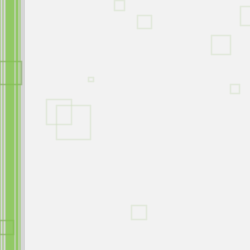
Frame 1 (no input)
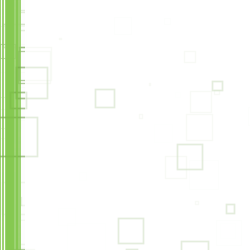
Frame 60 (the mouse pressed at the canvas centre just before this capture)
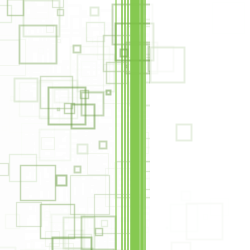
Frame 120 (the mouse held since frame 60 and released just before this capture)

The Processing sketch that drew these frames (run headless with seeded random() and noise(); from frame 60 on, the mouse is pressed at the canvas centre):

// Processing sketch: processing_25613
// ── processing_25613.pde

float qx = 0;
float wx = 0;
float ex = 0;
float rx = 0;
float tx = 0;
float yx = 0;
float ux = 0;
float ix = 0;
float ox = 0;
float px = 0;
float ax = 0;
float sx = 0;
float dx = 0;

void setup(){
size(250, 250);
smooth();

frameRate(60);

}

void draw(){
rectMode(CORNER);
  fill(255, 50);
  noStroke();
  noCursor();
 ////////////////////////////////////
 rect(0,0, height, width);
 
 sx = random(1,1);


 noFill();
 strokeWeight(random(1,2));
 
 stroke(#5F9335, random(100, 150));
 rectMode(CENTER);

  qx = random(1, 40);
  wx = random(1, 40);
  ex = random(1, 40);
  rx = random(1, 40);
  tx = random(1, 40);
  yx = random(1, 40);
  ux = random(1, 40);
  ix = random(1, 40);
  ox = random(1, 40);
  px = random(1, 40);
  ax = random(1, 40);
  sx = random(1, 40);
  dx = random(1, 40);
  
 
rect(random(1, 300), random(1, 300), qx, qx);
rect(random(1, 300), random(1, 300), wx, wx);
rect(random(1, 300), random(1, 300), ex, ex);
rect(random(1, 300), random(1, 300), rx, rx);
rect(random(1, 300), random(1, 300), tx, tx);
rect(random(1, 300), random(1, 300), yx, yx);
rect(random(1, 300), random(1, 300), ux, ux);
rect(random(1, 300), random(1, 300), ix, ix);
rect(random(1, 300), random(1, 300), ox, ox);
rect(random(1, 300), random(1, 300), px, px);
rect(random(1, 300), random(1, 300), ax, ax);
rect(random(1, 300), random(1, 300), sx, sx);
rect(random(1, 300), random(1, 300), dx, dx);

noStroke();
fill(#FFFFFF,175);
rect(mouseX+150, 125, 250, 250);

fill(#80C648,200);
rect(mouseX, 125, 1, 250);
rect(mouseX-3, 125, 1, 250);
rect(mouseX-9, 125, .5, 250);
rect(mouseX+3, 125, 1, 250);
rect(mouseX+17, 125, 3, 250);
rect(mouseX+20, 125, 1, 250);
rect(mouseX+10, 125, 9, 250);




}
